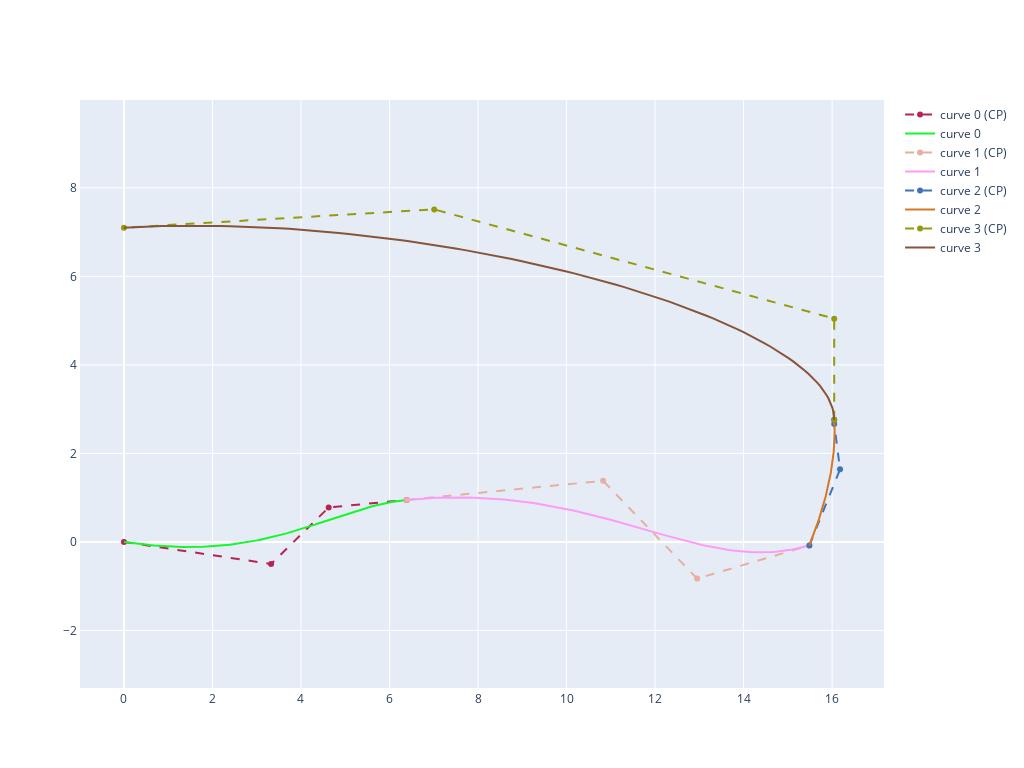

This figure's notebook cell:
### Markdown cell above
### View slices

### Code cell
from geomdl import multi
from geomdl.visualization import VisPlotly

curves = [[c.curve for c in bs.curves] for bs in board.bezier_slices[1:2]]

# Create a curve container
mcrv = multi.CurveContainer(*curves)

# Draw the control point polygon and the evaluated curve
vis_comp1 = VisPlotly.VisCurve2D()
mcrv.vis = vis_comp1
mcrv.render()
